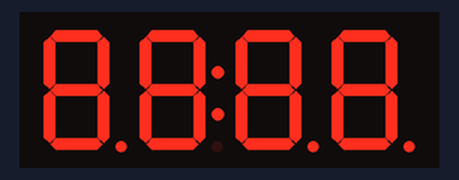
A sketch run on a simulated Arduino Uno, built with avr-gcc and run on an emulated ATmega328P. Shown: 4-digit seven-segment display. At 21.1 s the program stops and its outputs stay as they are.

Above: at 0.1 s.
At 2.7 s:
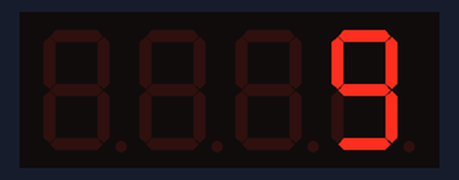
At 6.9 s:
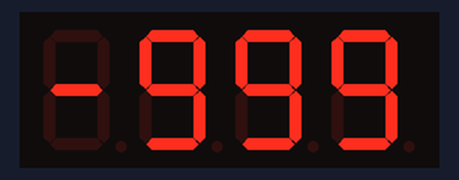
At 13.0 s:
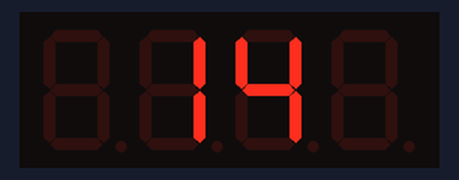
At 19.1 s:
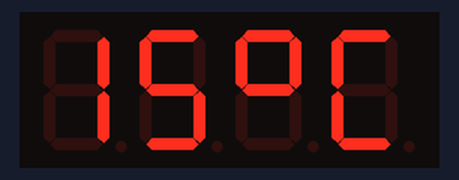
At 21.2 s:
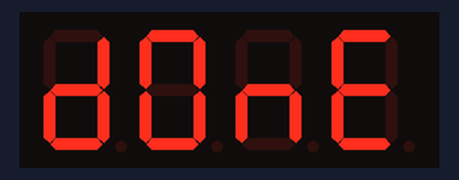

Measured:
- what the display in image 1 shows lasts 2.1 s, from 2.7 s to 4.8 s
- what the display in image 2 shows lasts 2.1 s, from 6.8 s to 8.9 s

The sketch:

four-display.ino
```cpp
// Include the library
#include <TM1637Display.h>

// Define the connections pins
#define CLK 3
#define DIO 4

// Create a display object of type TM1637Display
TM1637Display display = TM1637Display(CLK, DIO);

// Create an array that turns all segments ON
const uint8_t allON[] = {0xff, 0xff, 0xff, 0xff};

// Create an array that turns all segments OFF
const uint8_t allOFF[] = {0x00, 0x00, 0x00, 0x00};

// Create an array that sets individual segments per digit to display the word "dOnE"
const uint8_t done[] = {
  SEG_B | SEG_C | SEG_D | SEG_E | SEG_G,           // d
  SEG_A | SEG_B | SEG_C | SEG_D | SEG_E | SEG_F,   // O
  SEG_C | SEG_E | SEG_G,                           // n
  SEG_A | SEG_D | SEG_E | SEG_F | SEG_G            // E
};

// Create degree celsius symbol
const uint8_t celsius[] = {
  SEG_A | SEG_B | SEG_F | SEG_G,  // Degree symbol
  SEG_A | SEG_D | SEG_E | SEG_F   // C
};

void setup() {

}

void loop() {
  // Set the brightness to 5 (0=dimmest 7=brightest)
  display.setBrightness(5);

  // Set all segments ON
  display.setSegments(allON);

  delay(2000);
  display.clear();

  // Show counter 0-9
  int i;
  for (i = 0; i < 10; i++) {
    display.showNumberDec(i);
    delay(50);
  }

  delay(2000);
  display.clear();

  display.showNumberDec(-12);     // Prints _-12
  delay(2000);
  display.clear();

  display.showNumberDec(-999);    // Prints -999
  delay(2000);
  display.clear();

  display.showNumberDec(31, false); // Prints __31
  delay(2000);
  display.clear();

  display.showNumberDec(31, true);  // Prints 0031
  delay(2000);
  display.clear();

  display.showNumberDec(14, false, 2, 1); // Prints _14_
  delay(2000);
  display.clear();

  display.showNumberDec(-5, false, 3, 0); // Prints _-5_
  delay(2000);
  display.clear();

  // Prints 12:34
  display.showNumberDecEx(1146, 0b11100000, false, 4, 0);

  delay(2000);
  display.clear();

  // Prints 15°C
  int temperature = 15;
  display.showNumberDec(temperature, false, 2, 0);
  display.setSegments(celsius, 2, 2);

  delay(2000);
  display.clear();

  // Prints dOnE
  display.setSegments(done);

  while(1);
}
```
